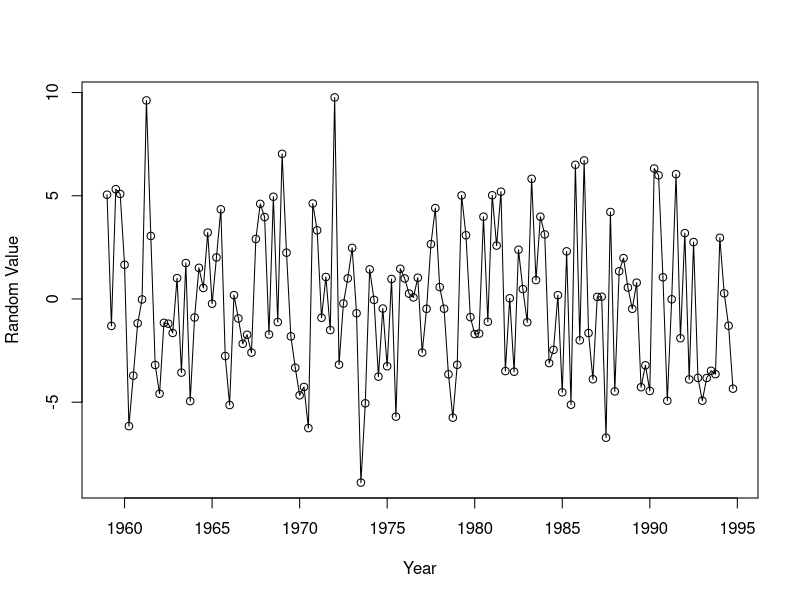
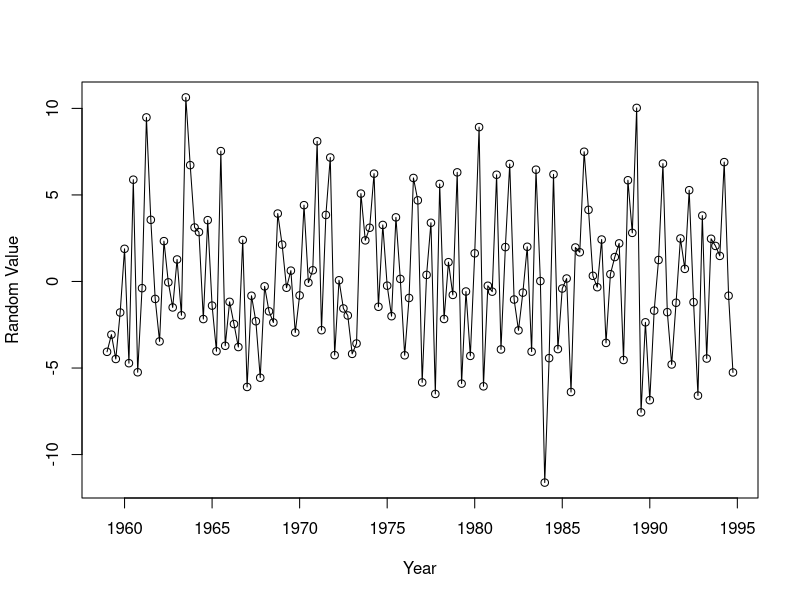
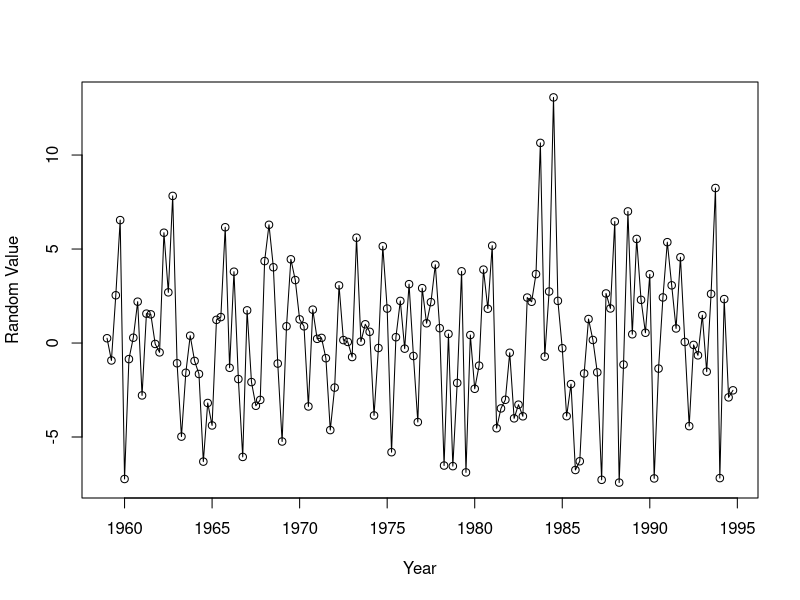
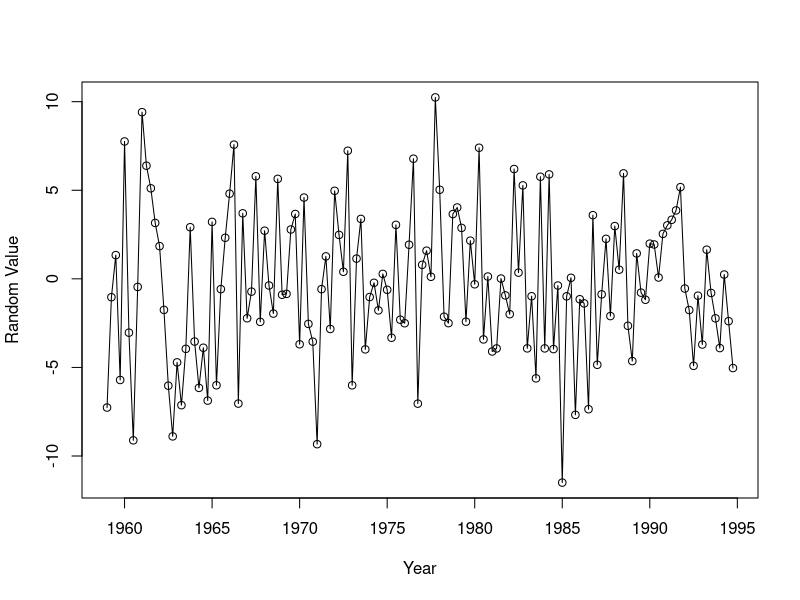

Write R code to recreate these figures, in order.
## ---- chunk 1
knitr::opts_chunk$set(echo = TRUE)
## ---- chunk 2

set.seed(0)

rand.ts <- ts(rnorm(n = 144, mean = 0, sd = 4), frequency = 4, start = c(1959, 1))
plot(rand.ts, ylab='Random Value', xlab='Year', type='o')

rand.ts <- ts(rnorm(n = 144, mean = 0, sd = 4), frequency = 4, start = c(1959, 1))
plot(rand.ts, ylab='Random Value', xlab='Year', type='o')

rand.ts <- ts(rnorm(n = 144, mean = 0, sd = 4), frequency = 4, start = c(1959, 1))
plot(rand.ts, ylab='Random Value', xlab='Year', type='o')

rand.ts <- ts(rnorm(n = 144, mean = 0, sd = 4), frequency = 4, start = c(1959, 1))
plot(rand.ts, ylab='Random Value', xlab='Year', type='o')
